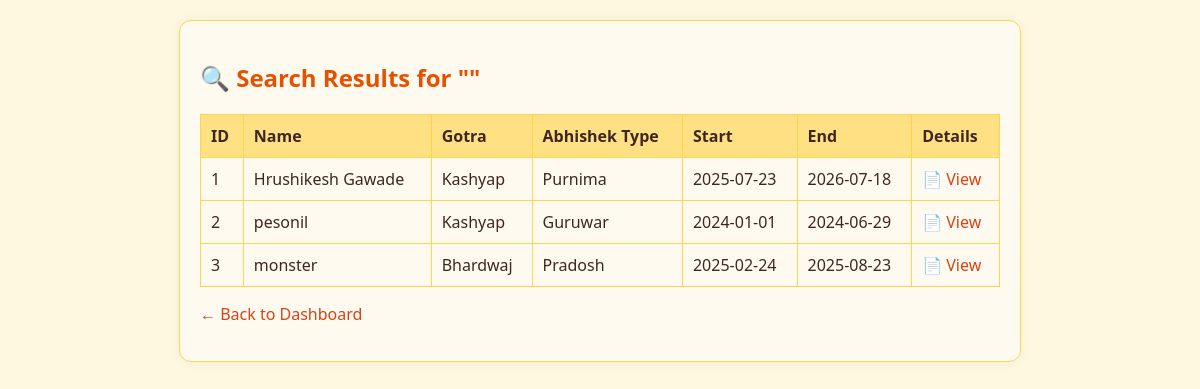
Screenshot of /search with the database file from the repository.
### tables this page shows
CREATE TABLE bhakts (
            id INTEGER PRIMARY KEY AUTOINCREMENT,
            name TEXT,
            gotra TEXT,
            abhishek_type TEXT,
            duration_months INTEGER,
            start_date TEXT,
            end_date TEXT
        , duration INTEGER DEFAULT 12);

### app.py (the view)
@app.route('/search')
def search():
    q = request.args.get('q', '')
    conn = sqlite3.connect(DB_PATH)
    c = conn.cursor()
    c.execute("SELECT * FROM bhakts WHERE name LIKE ?", ('%' + q + '%',))
    results = c.fetchall()
    conn.close()
    return render_template('search.html', results=results, q=q)

### templates/search.html (shortened to what this page needs)
<!DOCTYPE html>
<html lang="en">
<head>
  <link rel="stylesheet" href="{{ url_for('static', filename='css/style.css') }}">
</head>
<body>
  <div class="container">
    <h2>🔍 Search Results for "{{ q }}"</h2>
    {% if results %}
      <table border="1" cellpadding="6" cellspacing="0">
        <thead>
          <tr>
            <th>ID</th>
            <th>Name</th>
            <th>Gotra</th>
            <th>Abhishek Type</th>
            <th>Start</th>
            <th>End</th>
            <th>Details</th>
          </tr>
        </thead>
        <tbody>
          {% for b in results %}
          <tr>
            <td>{{ b[0] }}</td>
            <td>{{ b[1] }}</td>
            <td>{{ b[2] }}</td>
            <td>{{ b[3] }}</td>
            <td>{{ b[5] }}</td>
            <td>{{ b[6] }}</td>
            <td><a href="{{ url_for('bhakt_detail', bhakt_id=b[0]) }}">📄 View</a></td>
          </tr>
          {% endfor %}
        </tbody>
      </table>
    {% else %}
      <p>No results found.</p>
    {% endif %}
    <p><a href="{{ url_for('dashboard') }}">← Back to Dashboard</a></p>
  </div>
</body>
</html>

### static/css/style.css (style rules this page uses)
body { font-family: "Segoe UI", sans-serif; background-color: #fff8e1; margin: 0; padding: 20px; color: #3e2723; }
.container { max-width: 800px; margin: auto; background-color: #fffaf0; border: 1px solid #ffd54f; padding: 20px; border-radius: 12px; box-shadow: 0 0 12px rgba(0,0,0,0.05); }
h2, h3 { color: #e65100; }
table { width: 100%; border-collapse: collapse; margin-top: 20px; }
th { background-color: #ffe082; color: #3e2723; }
th, td { padding: 10px; text-align: left; border: 1px solid #ffd54f; }
a { text-decoration: none; color: #d84315; }

### rows the page displays
bhakts: id "1", name "Hrushikesh Gawade", gotra "Kashyap", abhishek_type "Purnima", start_date "2025-07-23", end_date "2026-07-18"
bhakts: id "2", name "pesonil", gotra "Kashyap", abhishek_type "Guruwar", start_date "2024-01-01", end_date "2024-06-29"
bhakts: id "3", name "monster", gotra "Bhardwaj", abhishek_type "Pradosh", start_date "2025-02-24", end_date "2025-08-23"
